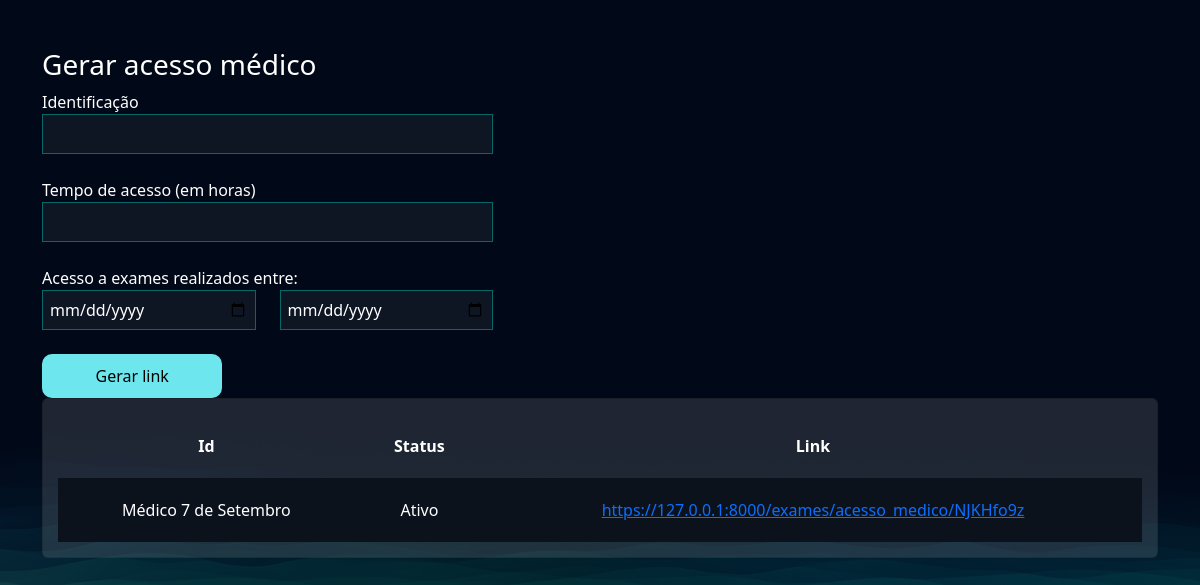
The app's page /exames/gerar_acesso_medico/ (signed in), older data.
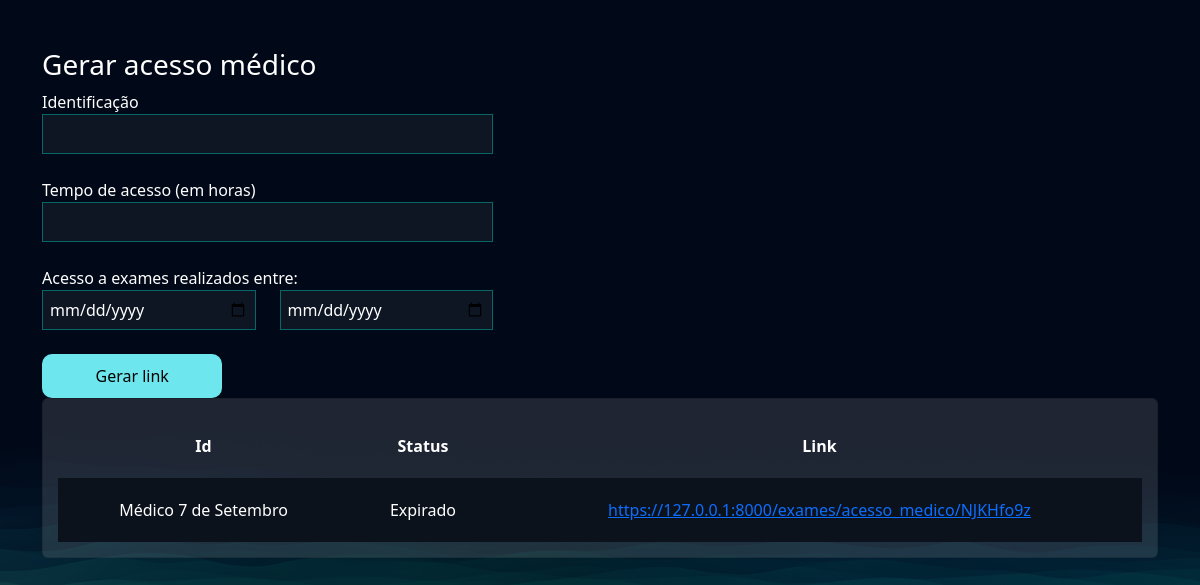
The same page, newer data.
### exames/models.py (models this page shows, shortened)
class AcessoMedico(models.Model):
    usuario = models.ForeignKey(User, on_delete=models.DO_NOTHING)
    identificacao = models.CharField(max_length=50)
    tempo_de_acesso = models.IntegerField() # Em horas
    criado_em = models.DateTimeField()
    data_exames_iniciais = models.DateField()
    data_exames_finais = models.DateField()
    token = models.CharField(max_length=20, null=True, blank=True)
    @property
    def status(self):
        if timezone.now() > (self.criado_em + timedelta(hours=self.tempo_de_acesso)):
            return 'Expirado'
        else:
            return 'Ativo'
    @property
    def url(self):
        return f'https://127.0.0.1:8000/exames/acesso_medico/{self.token}'

### exames/views.py (the view, shortened to what this page needs)
# urls.py: path('gerar_acesso_medico/', views.gerar_acesso_medico, name="gerar_acesso_medico")
def gerar_acesso_medico(request):
    if request.method == "GET":
        acessos_medicos = AcessoMedico.objects.filter(usuario=request.user)
        return render(request, 'gerar_acesso_medico.html', {'acessos_medicos': acessos_medicos})

### exames/templates/gerar_acesso_medico.html (shortened to what this page needs)
{% extends "bases/base.html" %}
{% load static %}
{% block 'head' %}
    <link href="{% static 'exames/css/css.css' %}" rel="stylesheet">
    <link href="{% static 'exames/css/gerenciar_pedidos.css' %}"
          rel="stylesheet">
{% endblock 'head' %}
{% block 'conteudo' %}
    <br>
    <br>
    <div class="container">
        <div class="row">
            <div class="col-md-5">
                <h3>Gerar acesso médico</h3>
                <form action="{% url "gerar_acesso_medico" %}" method="POST">
                    <label for="">Identificação</label>
                    <br>
                    <input style="width: 100%"
                           type="text"
                           name="identificacao"
                           id=""
                           class="input-default">
                    <br>
                    <br>
                    <label for="">Tempo de acesso (em horas)</label>
                    <br>
                    <input style="width: 100%"
                           type="number"
                           name="tempo_de_acesso"
                           id=""
                           class="input-default">
                    <br>
                    <br>
                    <div class="row">
                        <label for="">Acesso a exames realizados entre:</label>
                        <div class="col-md">
                            <input style="width: 100%"
                                   type="date"
                                   name="data_exame_inicial"
                                   id=""
                                   class="input-default">
                        </div>
                        <div class="col-md">
                            <input style="width: 100%"
                                   type="date"
                                   name="data_exame_final"
                                   id=""
                                   class="input-default">
                            <br>
                            <br>
                        </div>
                    </div>
                    <input style="width: 40%"
                           type="submit"
                           class="btn-default"
                           value="Gerar link">
                </form>
            </div>
            <div class="col-md">
                <div class="card">
                    <table style="text-align: center">
                        <tr>
                            <th>Id</th>
                            <th>Status</th>
                            <th>Link</th>
                        </tr>
                        {% for acesso in acessos_medicos%}
                        <tr class="linha-tabela">
                            <td>{{acesso.identificacao}}</td>
                            <td>{{acesso.status}}</td>
                            <td><a href="{{acesso.url}}">{{acesso.url}}</a></td>
                        </tr>
                        {% endfor %}
                    </table>
                </div>
            </div>
        </div>
    </div>
{% endblock 'conteudo' %}

Row changes from the older to the newer data that the page shows:
changed AcessoMedico "Médico 7 de Setembro": status "Ativo" → "Expirado"
